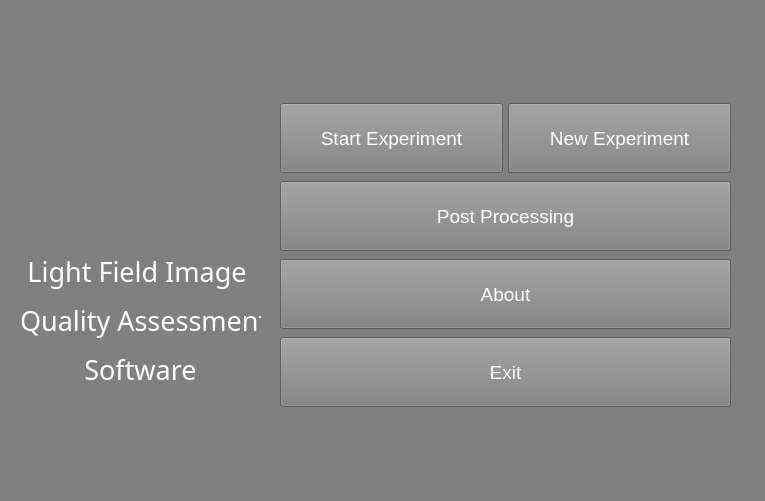
<?xml version="1.0" encoding="UTF-8"?>
<ui version="4.0">
 <class>LogForm</class>
 <widget class="QWidget" name="LogForm">
  <property name="geometry">
   <rect>
    <x>0</x>
    <y>0</y>
    <width>765</width>
    <height>501</height>
   </rect>
  </property>
  <property name="windowTitle">
   <string>JPEG Pleno Light Field imag Quality Assessment Software</string>
  </property>
  <property name="windowIcon">
   <iconset>
    <normaloff>jpegpleno-logo.svg</normaloff>jpegpleno-logo.svg</iconset>
  </property>
  <property name="windowOpacity">
   <double>0.900000000000000</double>
  </property>
  <property name="styleSheet">
   <string notr="true">background: gray;
color: rgb(255, 255, 255);</string>
  </property>
  <widget class="QLabel" name="logo_label">
   <property name="geometry">
    <rect>
     <x>60</x>
     <y>90</y>
     <width>151</width>
     <height>151</height>
    </rect>
   </property>
   <property name="text">
    <string/>
   </property>
   <property name="pixmap">
    <pixmap>LOGO_imcl_transparent.png</pixmap>
   </property>
   <property name="scaledContents">
    <bool>true</bool>
   </property>
  </widget>
  <widget class="QLabel" name="text_label">
   <property name="geometry">
    <rect>
     <x>20</x>
     <y>250</y>
     <width>241</width>
     <height>141</height>
    </rect>
   </property>
   <property name="font">
    <font>
     <family>Blackadder ITC</family>
     <pointsize>20</pointsize>
    </font>
   </property>
   <property name="text">
    <string>&lt;html&gt;&lt;head/&gt;&lt;body&gt;&lt;p align=&quot;center&quot;&gt;Light Field Image &lt;/p&gt;&lt;p align=&quot;center&quot;&gt;Quality Assessment &lt;/p&gt;&lt;p align=&quot;center&quot;&gt;Software&lt;/p&gt;&lt;/body&gt;&lt;/html&gt;</string>
   </property>
  </widget>
  <widget class="QWidget" name="verticalLayoutWidget">
   <property name="geometry">
    <rect>
     <x>280</x>
     <y>100</y>
     <width>451</width>
     <height>311</height>
    </rect>
   </property>
   <layout class="QVBoxLayout" name="verticalLayout">
    <property name="spacing">
     <number>5</number>
    </property>
    <item>
     <layout class="QHBoxLayout" name="horizontalLayout">
      <item>
       <widget class="QPushButton" name="button_start">
        <property name="minimumSize">
         <size>
          <width>220</width>
          <height>70</height>
         </size>
        </property>
        <property name="font">
         <font>
          <pointsize>14</pointsize>
         </font>
        </property>
        <property name="text">
         <string>Start Experiment</string>
        </property>
       </widget>
      </item>
      <item>
       <widget class="QPushButton" name="button_new_experiment">
        <property name="minimumSize">
         <size>
          <width>220</width>
          <height>70</height>
         </size>
        </property>
        <property name="font">
         <font>
          <pointsize>14</pointsize>
         </font>
        </property>
        <property name="text">
         <string>New Experiment</string>
        </property>
       </widget>
      </item>
     </layout>
    </item>
    <item>
     <widget class="QPushButton" name="button_post_processing">
      <property name="minimumSize">
       <size>
        <width>220</width>
        <height>70</height>
       </size>
      </property>
      <property name="font">
       <font>
        <pointsize>14</pointsize>
       </font>
      </property>
      <property name="text">
       <string>Post Processing</string>
      </property>
     </widget>
    </item>
    <item>
     <widget class="QPushButton" name="button_about">
      <property name="minimumSize">
       <size>
        <width>220</width>
        <height>70</height>
       </size>
      </property>
      <property name="font">
       <font>
        <pointsize>14</pointsize>
       </font>
      </property>
      <property name="text">
       <string>About</string>
      </property>
     </widget>
    </item>
    <item>
     <widget class="QPushButton" name="button_exit">
      <property name="minimumSize">
       <size>
        <width>220</width>
        <height>70</height>
       </size>
      </property>
      <property name="font">
       <font>
        <pointsize>14</pointsize>
       </font>
      </property>
      <property name="text">
       <string>Exit</string>
      </property>
     </widget>
    </item>
   </layout>
  </widget>
 </widget>
 <resources/>
 <connections>
  <connection>
   <sender>button_about</sender>
   <signal>clicked()</signal>
   <receiver>LogForm</receiver>
   <slot>close()</slot>
   <hints>
    <hint type="sourcelabel">
     <x>400</x>
     <y>351</y>
    </hint>
    <hint type="destinationlabel">
     <x>271</x>
     <y>238</y>
    </hint>
   </hints>
  </connection>
 </connections>
</ui>
